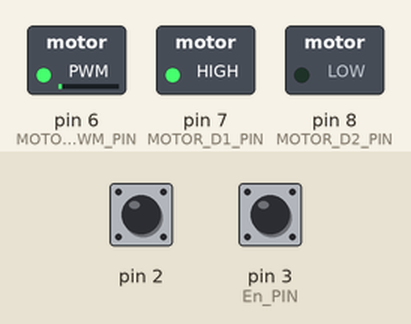
Bench run of a sketch on a simulated Arduino Uno, built with avr-gcc and run on an emulated ATmega328P. Shown: switched loads named in the sketch (green lamp = pin HIGH). The inputs (shaded band) are chosen by the test bench; at power-on: pin 2 HIGH, pin 3 (En_PIN) HIGH. What the sketch prints to the serial monitor is not drawn.

Above: at 1.2 s.
1.3 s: pin 2 pulled LOW for 0.15 s
Timing chart, 0 to 4.3 s (numbered marks = the images above; inputs shaded):
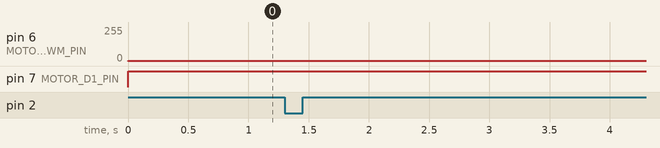

The sketch:

ex3.ino
```cpp
#define MOTOR_D1_PIN 7
#define MOTOR_D2_PIN 8
#define MOTOR_PWM_PIN 6
#define En_PIN 3
bool previous_read;
int count = 0;
int speed_input = 1;
void motor_dir(int dir){
  if(dir > 0){
    motor_speed_ccw(dir);
  }
  else{
    int x = abs(dir);
    motor_speed_cw(x);
  }
}
void motor_speed_ccw(int speed){
  digitalWrite(MOTOR_D1_PIN,HIGH);
  digitalWrite(MOTOR_D2_PIN,LOW);
  analogWrite(MOTOR_PWM_PIN,speed);
}
void motor_speed_cw(int speed){
  digitalWrite(MOTOR_D1_PIN,LOW);
  digitalWrite(MOTOR_D2_PIN,HIGH);
  analogWrite(MOTOR_PWM_PIN,speed);
}
void setup() {
  pinMode(2,INPUT_PULLUP);
  pinMode(3,INPUT_PULLUP);
  pinMode(MOTOR_D1_PIN,OUTPUT);
  pinMode(MOTOR_D2_PIN,OUTPUT);
  pinMode(MOTOR_PWM_PIN,OUTPUT);
  attachInterrupt(digitalPinToInterrupt(2),
                   ISR_Callback, RISING);
  Serial.begin(9600);
  Serial.print("Test Encoder\n");
}
void loop() {
  motor_dir(speed_input);
  delay(1000);
}
void ISR_Callback()
{
  count++;
  if(digitalRead(En_PIN)==0)
  {
    Serial.print("-");
  }
  else
  {
    Serial.print("+");
  }
  Serial.println(count);
}
```

Measured:
- after the input at 1.3 s, every drawn part: stays the same
